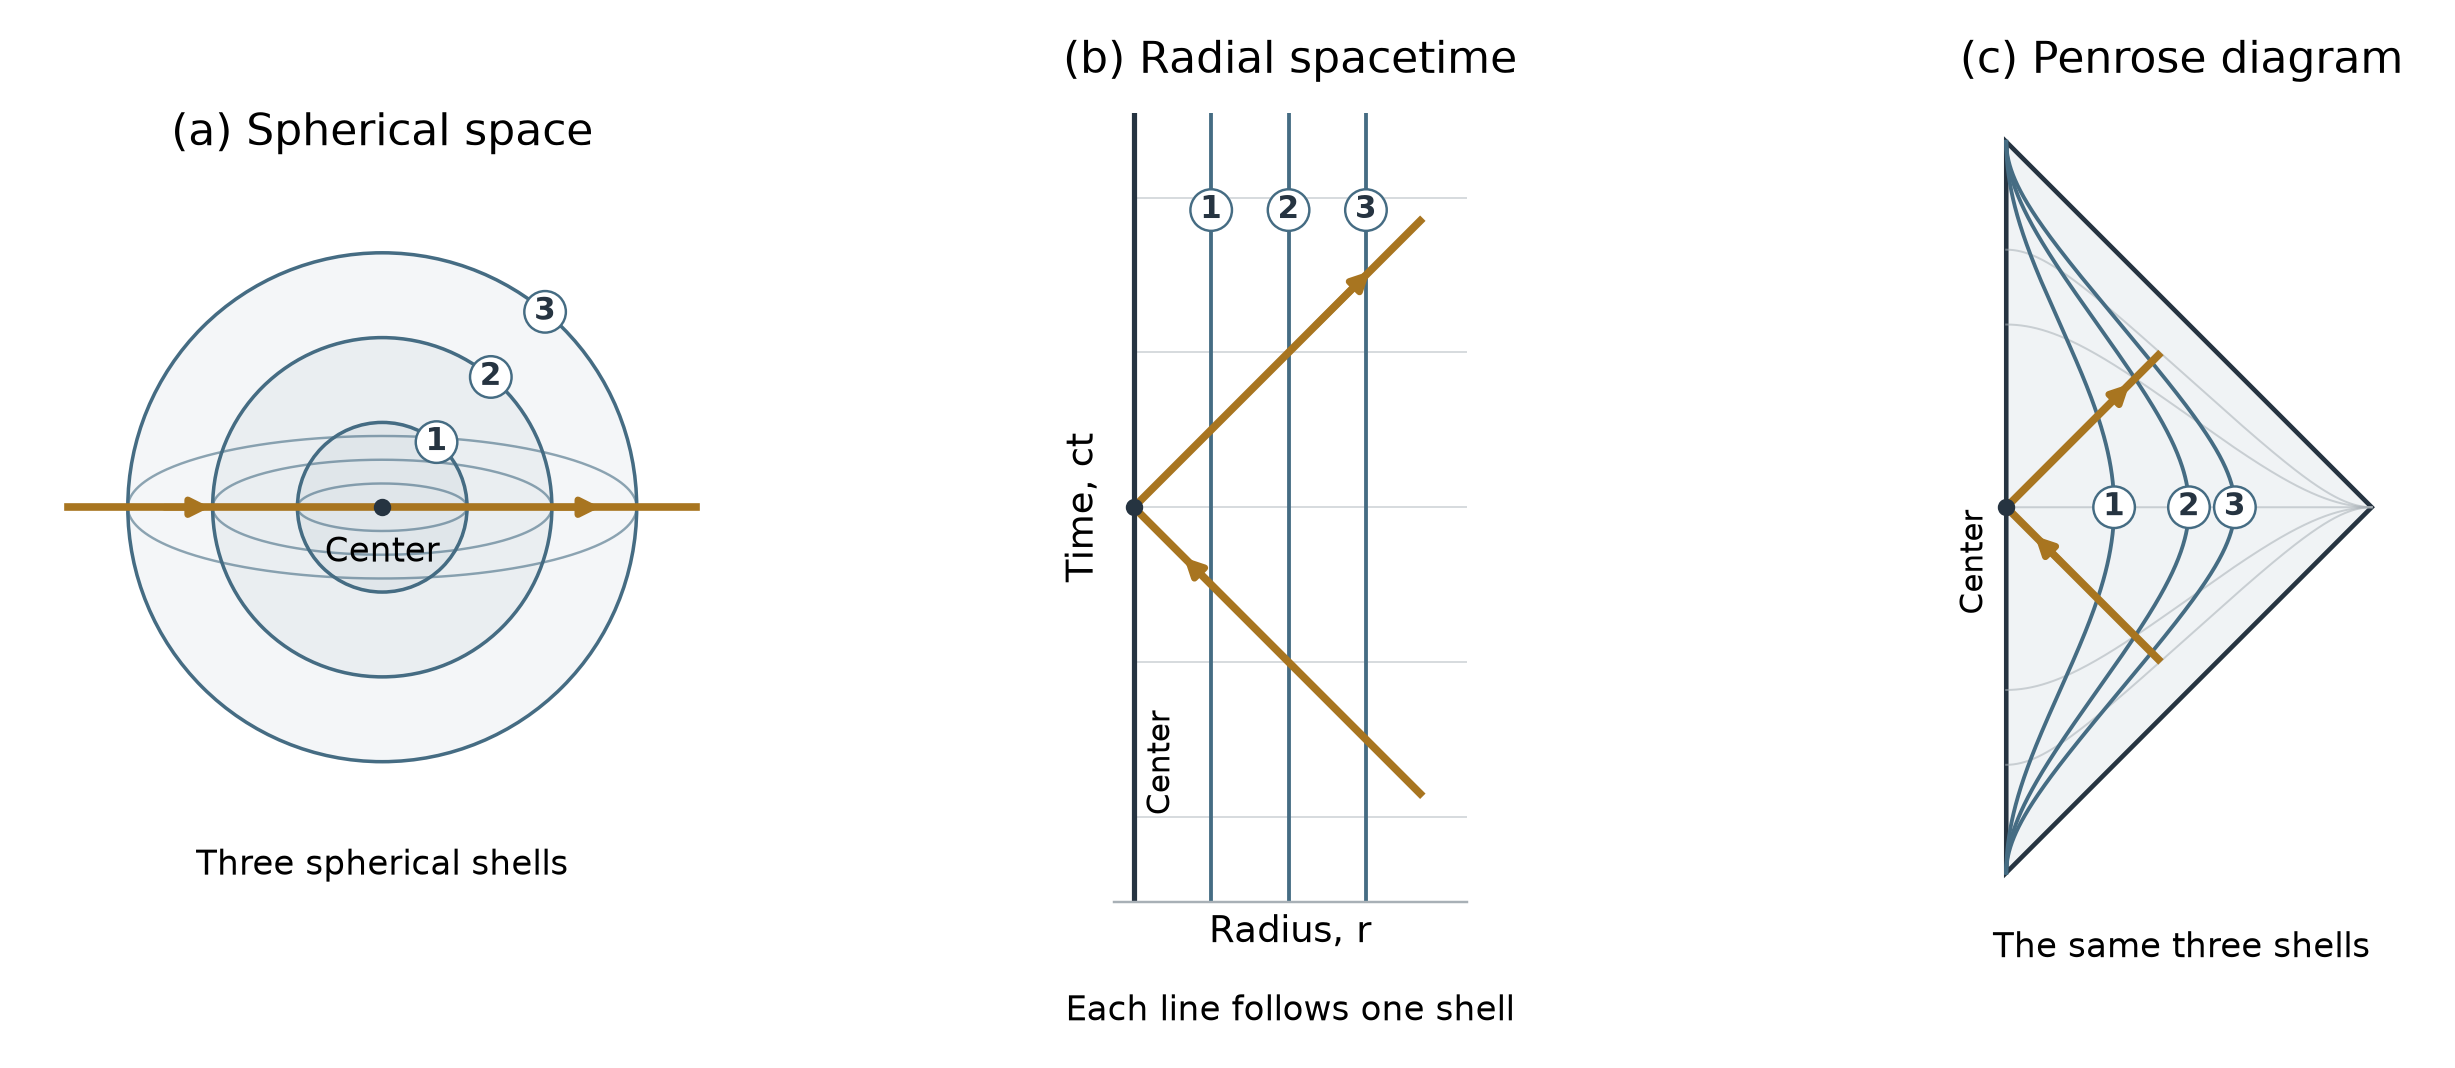

The Python source for this figure:
"""Spherical shells, radial spacetime, and Penrose diagram -- updated version (Figure 6).

Updated to use consistently directed horizontal arrows in panel (a) and to
verify that the centre label in panel (b) does not overlap the axis label.
This is the canonical source for figure_06.png.

Author: Rob Hendriks
"""
from pathlib import Path

import numpy as np
import matplotlib.pyplot as plt
from matplotlib.patches import Circle, Polygon

# Output directory is the same folder as this script.
OUT = Path(__file__).parent

# Colour palette.
INK  = '#263441'  # dark slate for axes, text, borders
GOLD = '#a87520'  # gold for the light ray
BLUE = '#456c83'  # blue for the spherical shells
GRID = '#a8b0b6'  # grey for grid lines

plt.rcParams.update({
    'font.family':      'DejaVu Sans',
    'font.size':        12,
    'figure.facecolor': 'white',
})


def compact(r, t):
    """Apply the Penrose compactification to radial coordinates (r, t).

    Uses null coordinates u = arctan(t - r) and v = arctan(t + r) so that
    null rays retain slopes +/-1 in the compactified picture.
    """
    u = np.arctan(t - r)
    v = np.arctan(t + r)
    return (v - u) / np.pi, (v + u) / np.pi


def ray(ax, x, y):
    """Plot a light ray and place midpoint arrows on each segment."""
    ax.plot(x, y, color=GOLD, lw=2.5, zorder=6)
    for i, j in [(0, 1), (1, 2)]:
        a = np.array([x[i], y[i]])
        b = np.array([x[j], y[j]])
        p = a + 0.62 * (b - a)
        q = a + 0.84 * (b - a)
        ax.annotate('', q, p,
                    arrowprops=dict(arrowstyle='-|>', color=GOLD, lw=2.2),
                    zorder=7)


def badge(ax, x, y, k):
    """Draw a circled number label at position (x, y)."""
    ax.text(
        x, y, str(k),
        ha='center', va='center', fontsize=10, color=INK, weight='bold',
        bbox=dict(boxstyle='circle,pad=.18', fc='white', ec=BLUE, lw=.8),
        zorder=10,
    )


def main():
    """Draw and save Figure 6 (updated): spherical space, radial spacetime, Penrose diagram."""
    fig, axs = plt.subplots(
        1, 3, figsize=(12, 5.2),
        gridspec_kw={'width_ratios': [1.05, 1, 1]},
    )
    fig.subplots_adjust(left=.035, right=.97, bottom=.17, top=.86, wspace=.36)
    a, b, c = axs

    radii  = [.5, 1.0, 1.5]  # radii of the three spherical shells
    extent = 1.85             # half-length of the light ray
    tc     = 0.0              # crossing time -- zero gives a symmetric null ray

    # ------------------------------------------------------------------
    # Panel (a): Spherical space
    # ------------------------------------------------------------------
    for k, r in enumerate(radii, 1):
        a.add_patch(Circle((0, 0), r, facecolor=BLUE, edgecolor='none', alpha=.055))
        a.add_patch(Circle((0, 0), r, fill=False, edgecolor=BLUE, lw=1.15))
        # Ellipse outline suggesting the 3-D sphere.
        q = np.linspace(0, 2 * np.pi, 500)
        a.plot(r * np.cos(q), .28 * r * np.sin(q), color=BLUE, lw=.8, alpha=.6)
        badge(a, r * .64, r * .768, k)

    # In ordinary space the radial light ray is a straight line through the centre.
    a.plot([-extent, extent], [0, 0], color=GOLD, lw=2.5, zorder=6)

    # Both arrows point right: the ray travels through, not away from, the centre.
    spatial_arrows = []
    for x in (-1.15, 1.15):
        start, end = (x - .17, 0), (x + .17, 0)
        spatial_arrows.append(
            a.annotate('', xy=end, xytext=start,
                       arrowprops=dict(arrowstyle='-|>', color=GOLD, lw=2.2),
                       zorder=7)
        )
    assert all(arrow.xy[0] > arrow.get_position()[0] for arrow in spatial_arrows)

    a.scatter(0, 0, color=INK, s=22, zorder=9)
    a.text(0, -.17, 'Center', ha='center', va='top', fontsize=11)
    a.set(xlim=(-2.02, 2.02), ylim=(-1.9, 1.9), aspect='equal')
    a.axis('off')
    a.set_title('(a) Spherical space', pad=13)
    a.text(.5, -.07, 'Three spherical shells',
           transform=a.transAxes, ha='center', fontsize=11)

    # ------------------------------------------------------------------
    # Panel (b): Radial spacetime (r >= 0 half-plane)
    # ------------------------------------------------------------------
    b.set(
        xlim=(-.13, 2.15), ylim=(-2.55, 2.55), aspect='equal',
        xlabel='Radius, r', ylabel='Time, ct',
    )
    b.set_xticks([])
    b.set_yticks([])
    b.spines[['top', 'right', 'left']].set_visible(False)
    b.spines['bottom'].set_color(GRID)

    for t in [-2, -1, 0, 1, 2]:
        b.hlines(t, 0, 2.15, color=GRID, lw=.65, alpha=.45)
    for k, r in enumerate(radii, 1):
        b.vlines(r, -2.55, 2.55, color=BLUE, lw=1.25)
        badge(b, r, 1.92, k)
    b.axvline(0, color=INK, lw=1.7)

    # Store the label to verify it does not overlap the y-axis label after rendering.
    center_label = b.text(.08, -1.65, 'Center',
                          rotation=90, ha='left', va='center', fontsize=10)

    # In radial coordinates r >= 0, the same ray becomes two null segments
    # meeting at r = 0.  The turning point is placed at t = 0 for symmetry.
    rr = np.array([extent, 0, extent])
    tt = np.array([tc - extent, tc, tc + extent])
    ray(b, rr, tt)
    b.scatter(0, tc, color=INK, s=22, zorder=9)

    b.set_title('(b) Radial spacetime', pad=13)
    b.text(.5, -.15, 'Each line follows one shell',
           transform=b.transAxes, ha='center', fontsize=11)

    # ------------------------------------------------------------------
    # Panel (c): Penrose diagram
    # ------------------------------------------------------------------
    c.add_patch(Polygon([(0, -1), (1, 0), (0, 1)],
                        facecolor='#f0f3f5', edgecolor=INK, lw=1.5))
    # Dense sinh-spaced sample to cover the diagram smoothly near the boundary.
    s  = np.sinh(np.linspace(-12, 12, 2400))
    rs = np.sinh(np.linspace(0, 12, 1400))

    for t in [-2, -1, 0, 1, 2]:
        c.plot(*compact(rs, np.full_like(rs, t)), color=GRID, lw=.65, alpha=.55)
    for k, r in enumerate(radii, 1):
        c.plot(*compact(np.full_like(s, r), s), color=BLUE, lw=1.25)
        x_badge, y_badge = compact(r, 0)
        badge(c, x_badge, y_badge, k)

    # Compactified image of the same symmetric radial null ray.
    X, T = compact(rr, tt)
    ray(c, X, T)
    c.scatter(X[1], T[1], color=INK, s=22, zorder=9)
    c.text(-.045, -.15, 'Center', rotation=90, ha='right', va='center', fontsize=10)
    c.set(xlim=(-.16, 1.12), ylim=(-1.08, 1.08), aspect='equal')
    c.axis('off')
    c.set_title('(c) Penrose diagram', pad=13)
    c.text(.5, -.07, 'The same three shells',
           transform=c.transAxes, ha='center', fontsize=11)

    # ------------------------------------------------------------------
    # Validation: null slopes, arrow directions, and label positions.
    # ------------------------------------------------------------------
    assert np.allclose(np.abs(np.diff(rr)), np.diff(tt))   # panel (b): |delta_r| = |delta_t|
    assert np.allclose(np.abs(np.diff(X)),  np.diff(T))    # panel (c): compactified ray still at 45 deg
    assert np.isclose(tt[1], 0.0)
    assert np.isclose(T[1],  0.0)

    # Verify the centre label does not overlap the y-axis label after rendering.
    fig.canvas.draw()
    renderer = fig.canvas.get_renderer()
    assert not center_label.get_window_extent(renderer).overlaps(
        b.yaxis.label.get_window_extent(renderer)
    )

    fig.savefig(OUT / 'figure_06.png', dpi=220, bbox_inches='tight', pad_inches=.18)
    print('PASS: symmetric null ray, both spatial arrows point right, '
          'and centre/time labels do not overlap.')


if __name__ == '__main__':
    main()
